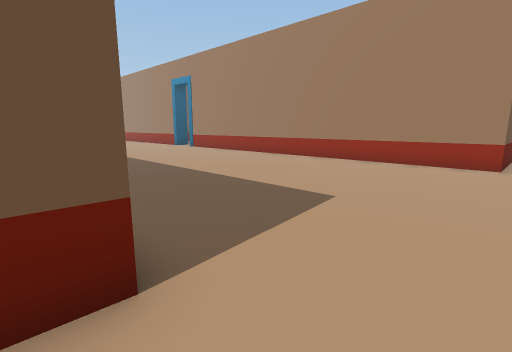
View 1 (above)

17 first-person views from a walk through a 3-D level made in the Unity game engine. The camera is 0.68 m above the floor, tilts 10° down and sees 85° across. The floor is counted in squares, 0.5 m on a side. Each view is taken from the middle of a square. On the plan, view 1 faces up. The plan holds only what a view shows up to about 13 squares ahead; the rest is blank. The place goes on beyond the plan.

View 2
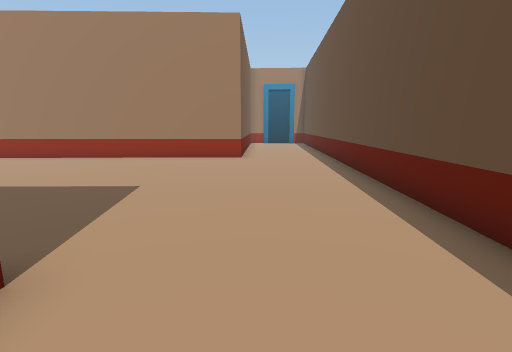

View 3
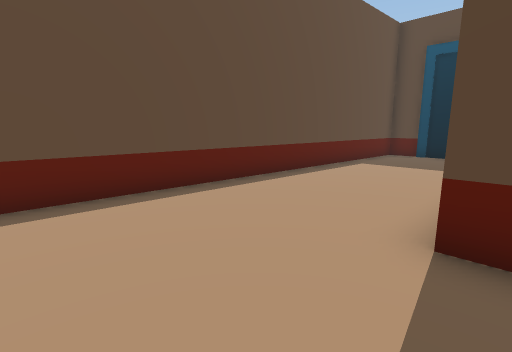

View 4
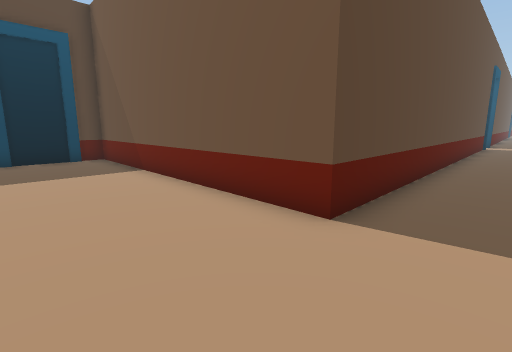

View 5
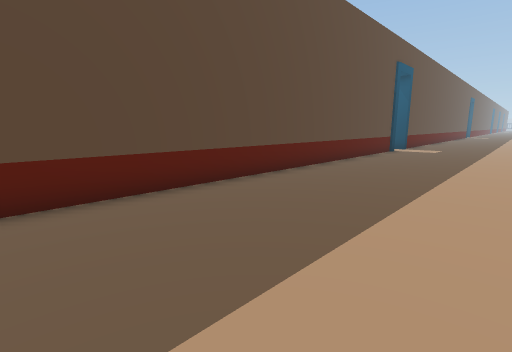

View 6
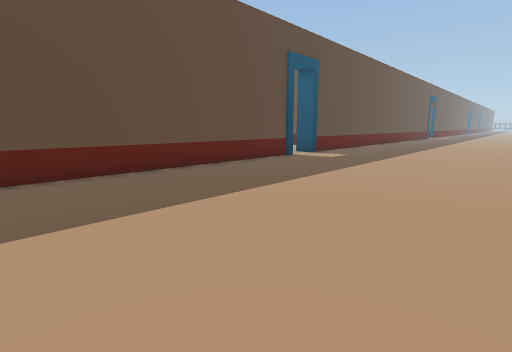

View 7
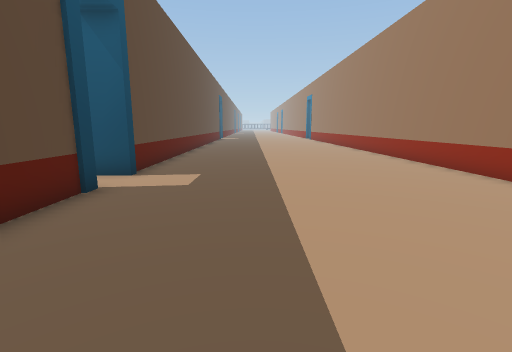

View 8
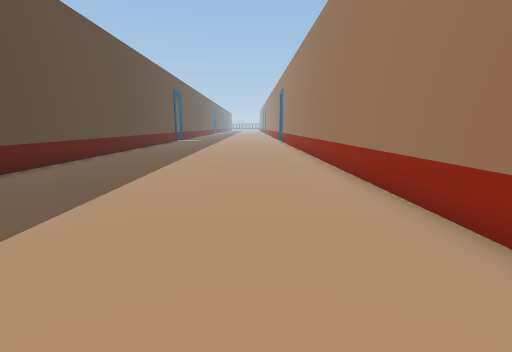

View 9
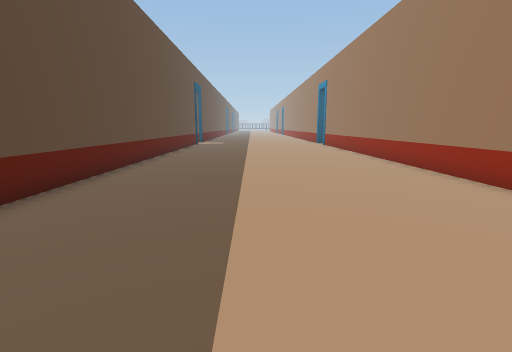

View 10
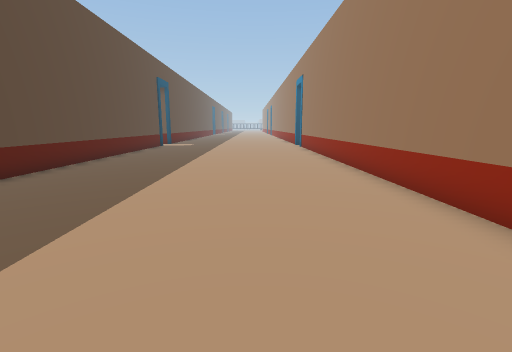

View 11
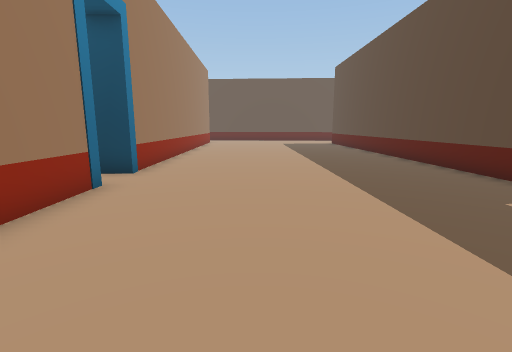

View 12
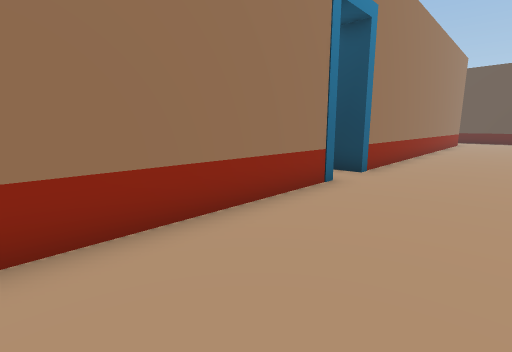

View 13
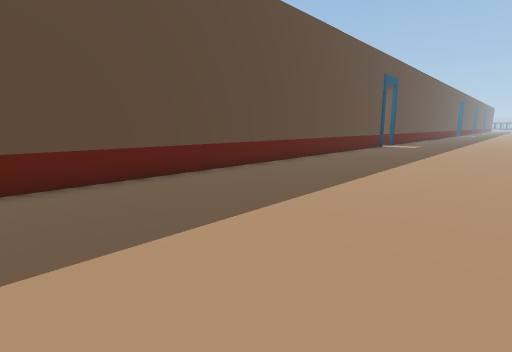

View 14
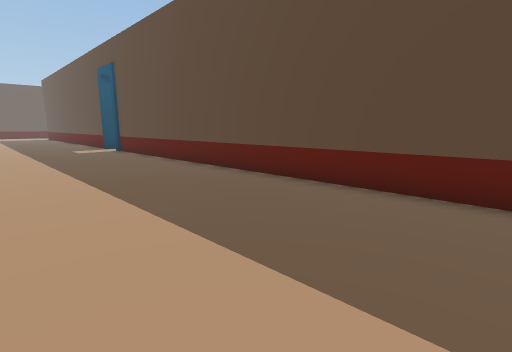

View 15
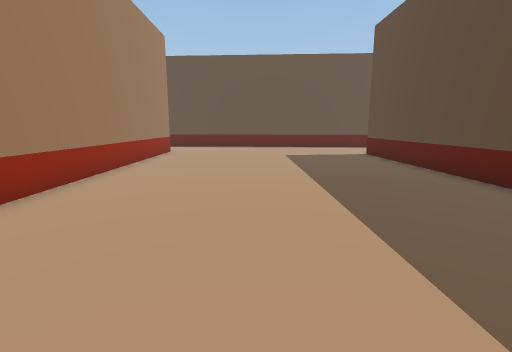

View 16
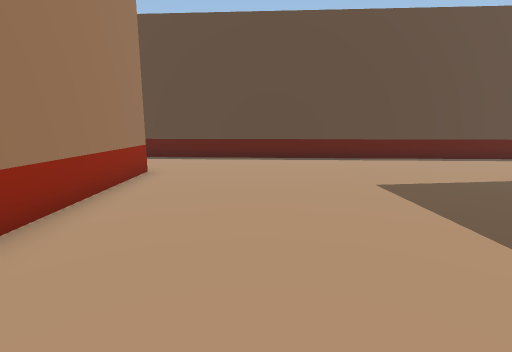

View 17
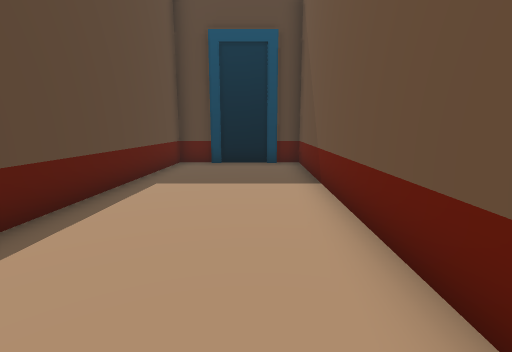

### Floor plan
Points are (right, up) in squares from view 1. A wall is a line through its corners. A room is listed if a view was taken in it or the views show most of it. See-through windows are left out.
Room 1 (views 1, 2, 3, 4, 5, 6, 7, 8, 9, 10, 11, 12, 13, 14, 15, 16, 17)
walls: (-14, 14.8) (-1, 2.1) (-8.7, -5.4) (-5.7, -8.4); (-5.8, 21) (-17.8, 32.5); (8.5, 9.4) (7.4, 8.3) (-4.6, 19.8); (-26.5, 27) (-15.1, 15.9); (-5.4, -8.6) (8.6, 3.9)

Where each view was taken, in squares from view 1:
view 1: 0 up, 0 right, facing up
view 2: 1 down, 1 left, facing up-right
view 3: 5 up, 1 right, facing down
view 4: 1 up, 3 right, facing left
view 5: 7 up, 2 right, facing left
view 6: 13 up, 0 right, facing left
view 7: 13 up, 7 left, facing up-left
view 8: 19 up, 8 left, facing up-left
view 9: 20 up, 13 left, facing up-left
view 10: 23 up, 13 left, facing up-left
view 11: 23 up, 13 left, facing down-right
view 12: 23 up, 13 left, facing right
view 13: 24 up, 13 left, facing left
view 14: 32 up, 23 left, facing down
view 15: 16 up, 7 left, facing down-right
view 16: 12 up, 1 left, facing down-right
view 17: 1 up, 0 right, facing down-left
